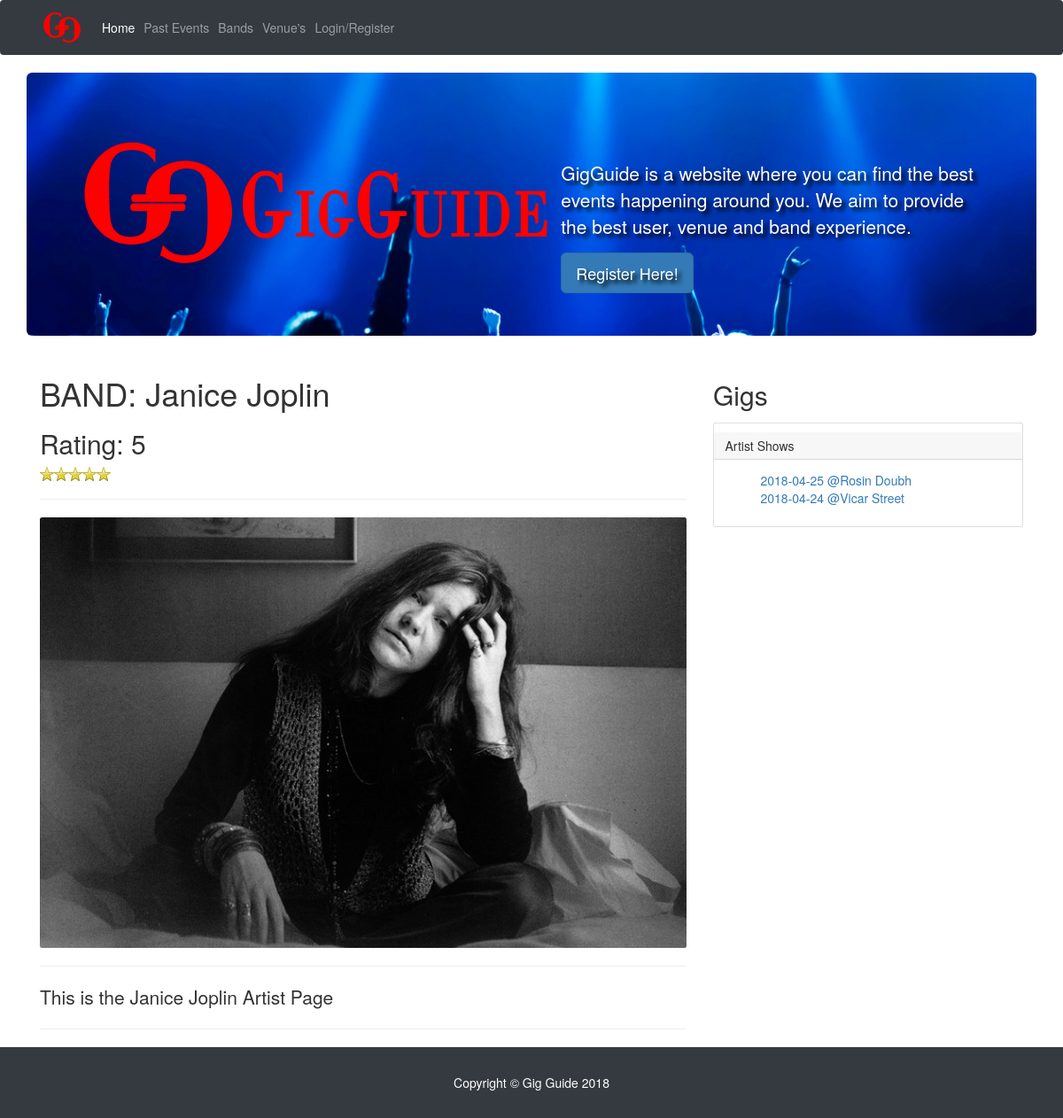
/singleProfile.php?id=64, run on an earlier commit of the app's database.
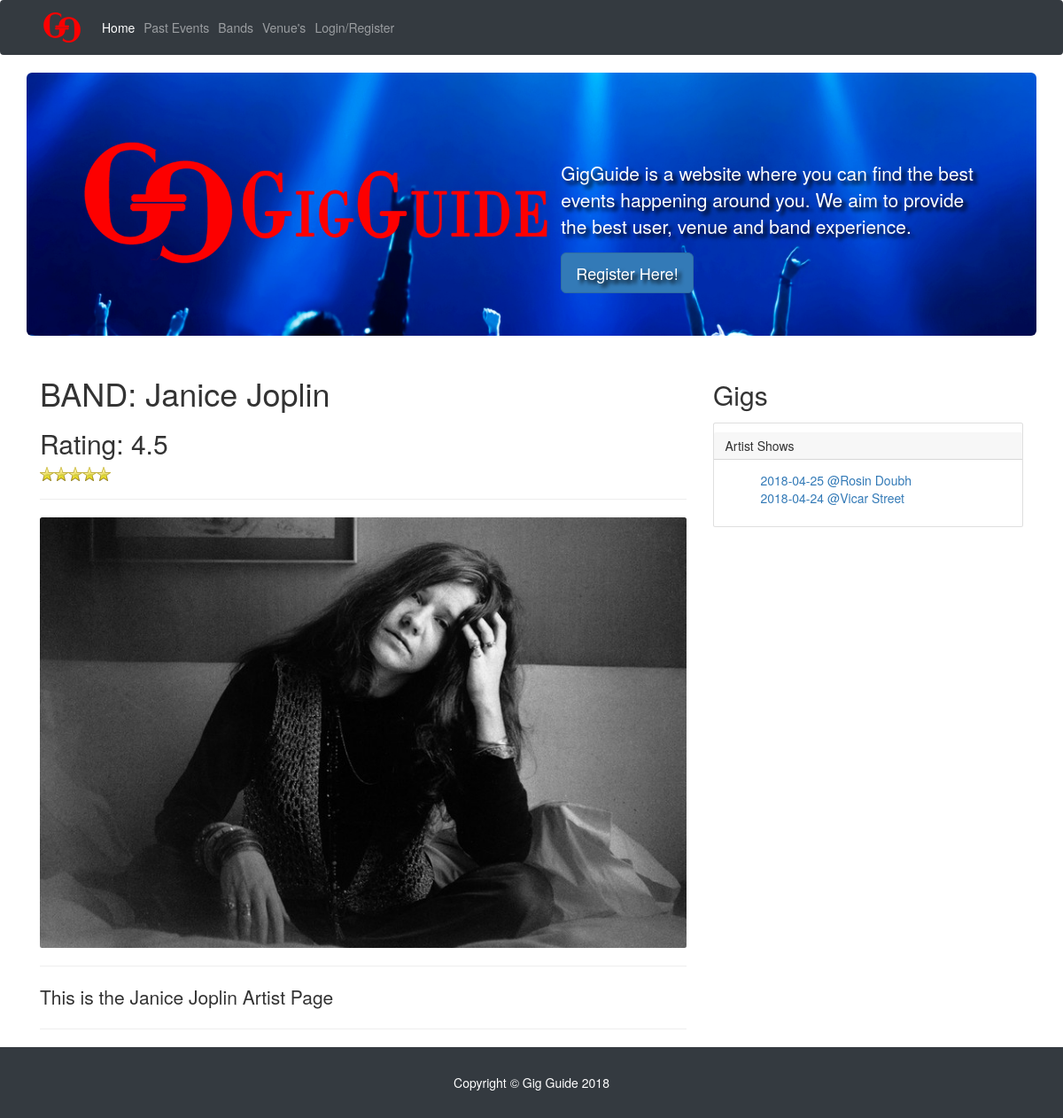
And on a later commit of the database.
### tables this page shows
CREATE TABLE IF NOT EXISTS `band` (
  `id` int(11) NOT NULL,
  `name` varchar(200) DEFAULT NULL,
  `image` varchar(200) DEFAULT NULL,
  `bio` longtext,
  `rating` double DEFAULT NULL,
  PRIMARY KEY (`id`),
  CONSTRAINT `FK_band_users` FOREIGN KEY (`id`) REFERENCES `users` (`id`) ON DELETE CASCADE ON UPDATE CASCADE
);

### singleProfile.php (called while the page is built, shortened)
<?php
include 'partials/header.php';
include 'partials/home_hero.php';
include 'partials/profileView.php';
include 'partials/footer.php';

### partials/profileView.php (the view, shortened to what this page needs)
<?php
$id = $_GET['id'];
$query = "SELECT type FROM `usertype` WHERE id = '$id';";
$result = mysqli_query($conn, $query) or die(mysqli_error($conn));
$row = $result->fetch_assoc();
$type = $row['type'];
$query1 = "SELECT * FROM `$type` WHERE id = '$id';";
$result1 = mysqli_query($conn, $query1) or die(mysqli_error($conn));
$row1 = $result1->fetch_assoc();
$name = $row1['name'];
$image = $row1['image'];
$bio = $row1['bio'];
$rating = $row1['rating'];
?>
<div class="col-lg-8">
    <h1 class="mt-4"><?php echo strtoupper($type) .": ". $name ?></h1>
    <?php
    if($rating==0){
                    echo '<h2>'.strtoupper($type).' Not rated yet.</h2>';
    }
    else{?>
        <h2>Rating: <?php echo $rating ?></h2>
        <span class="stars"><?php echo $rating ?></span>
    <?php
    }?>
    <hr>
    <img class="img-fluid rounded" src="<?php echo $image ?>" alt="">
    <hr>
    <p class="lead"><?php echo $bio ?></p>
    <hr>
</div>
<div class="col-md-4">
    <?php
    $query2 = "SELECT venue.name as venueName,venue.image,band.name as bandName, event.description,event.id, event.name, event.date,event.venueId,event.bandId
    FROM ((event
    INNER JOIN band ON event.bandId = band.id)
    INNER JOIN venue ON event.venueId = venue.id)where ". $type . "id = $id;
    ";
    $result2 = mysqli_query($conn, $query2) or die(mysqli_error($conn));
    ?>
    <h2>Gigs</h2>
    <div class="card my-4">
        <h5 class="card-header">Artist Shows</h5>
        <div class="card-body">
            <ul style='list-style-type: none'>
                <?php
                while ($row2 = $result2->fetch_assoc()) {
                    $date = $row2['date'];
                    $eventId = $row2['id'];
                    $venueName = $row2['venueName'];
                    $bandName = $row2['bandName'];
                    ?>
                    <li> <?php
                      if($type=="band"){
                          echo '<a href="singleEvent.php?id='.$eventId.'">'.$date." @".$venueName.'</a>';
                                 }else{
                                     echo '<a href="singleEvent.php?id='.$eventId.'">'.$date." @".$bandName.'</a>';
                        }
                        ?></li>
                <?php } ?>
            </ul>
        </div>
    </div>
</div>

What changed in the data, as far as the page shows it:
changed band "Janice Joplin": rating "5" → "4.5"
